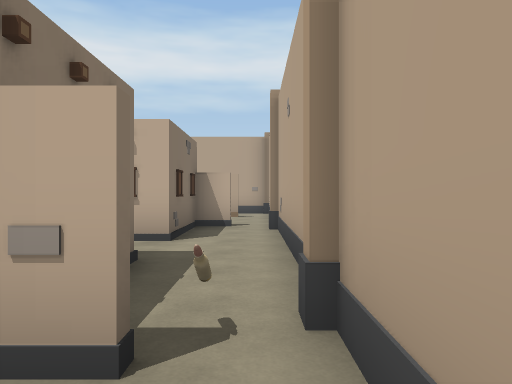
View 1 (above)

17 first-person views from a walk through a 3-D level made in the Unity game engine. The camera is 1.4 m above the floor, looks level and sees 70° across. The floor is counted in squares, 2 m on a side. Each view is taken from the middle of a square. On the plan, view 1 faces up. The plan holds only what a view shows up to about 11 squares ahead; the rest is blank. The place goes on beyond the plan.

View 2
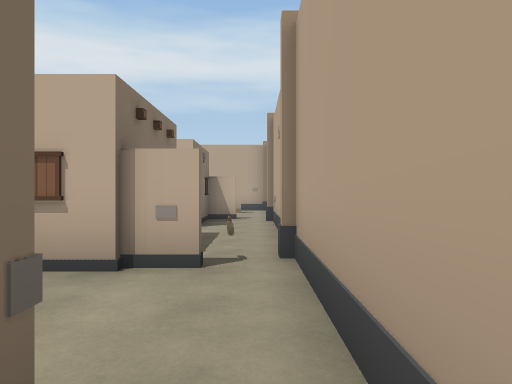

View 3
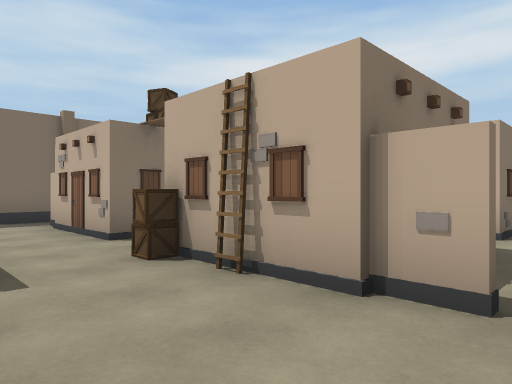

View 4
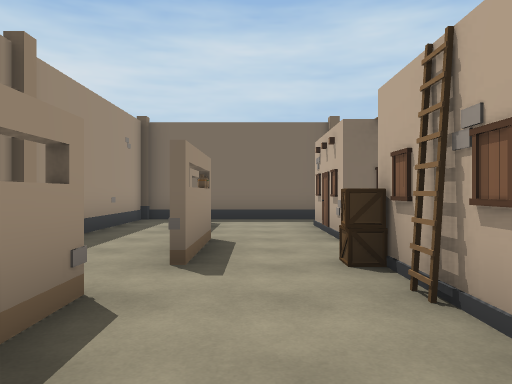

View 5
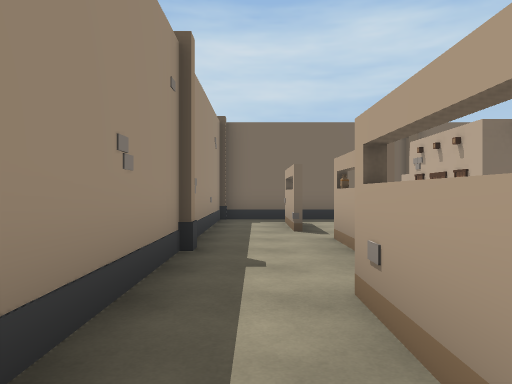

View 6
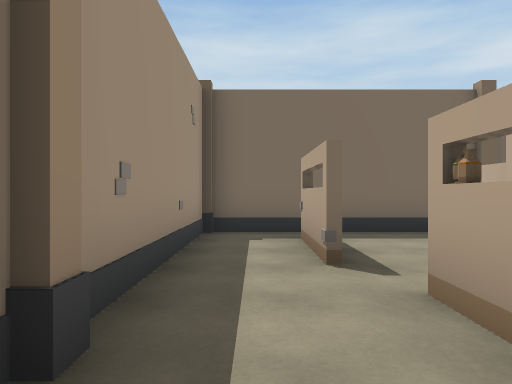

View 7
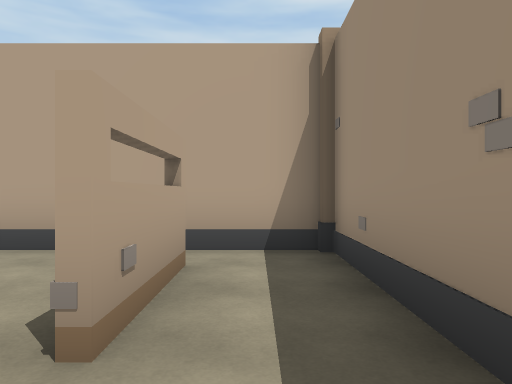

View 8
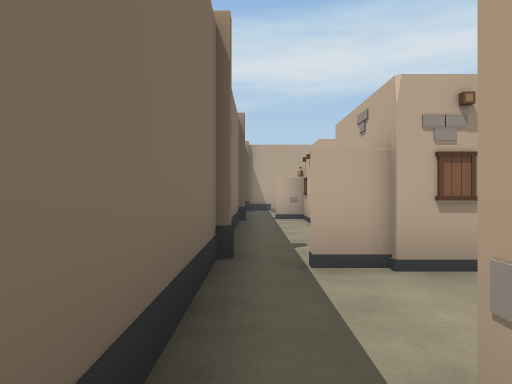

View 9
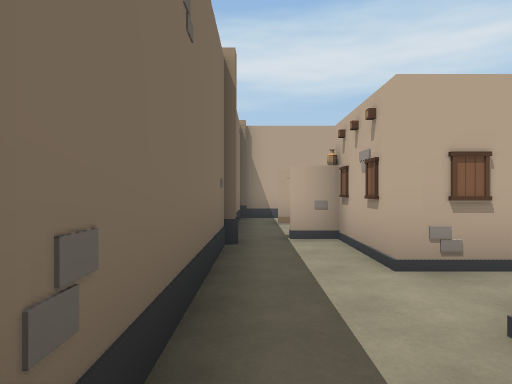

View 10
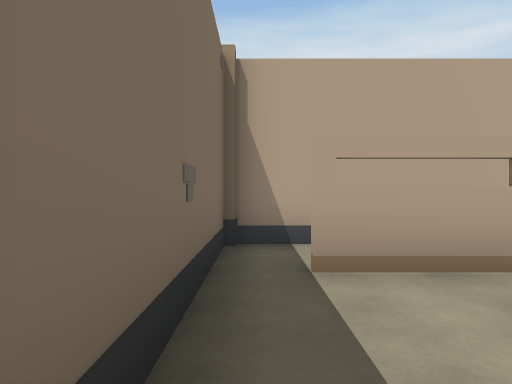

View 11
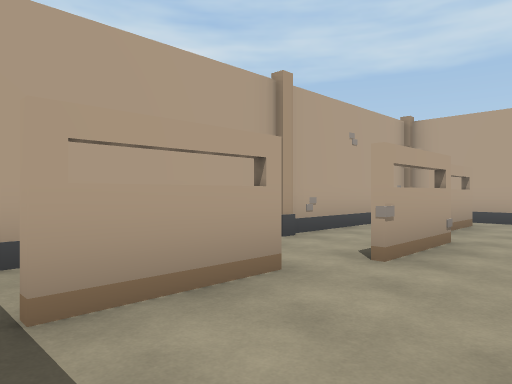

View 12
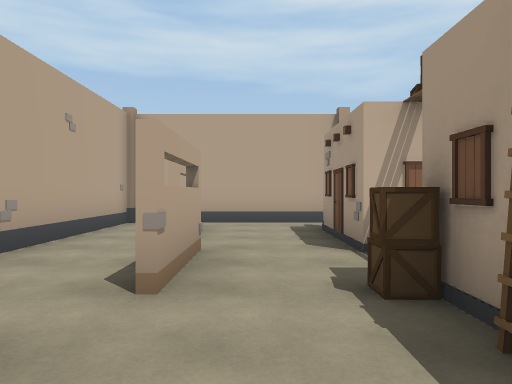

View 13
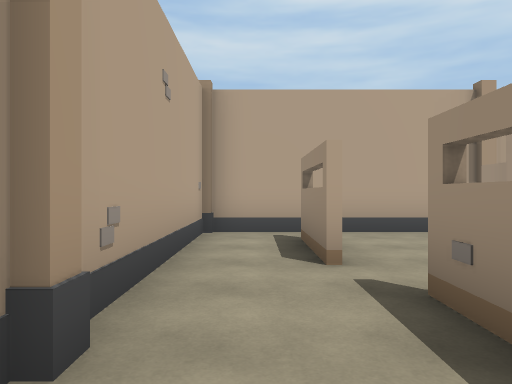

View 14
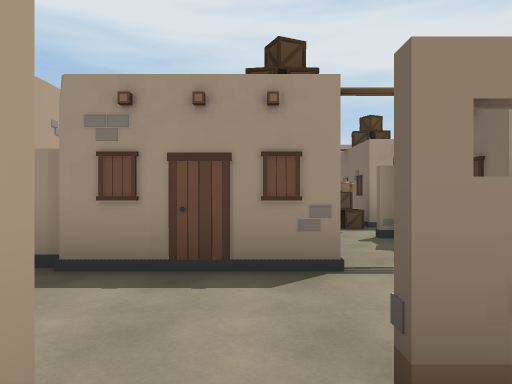

View 15
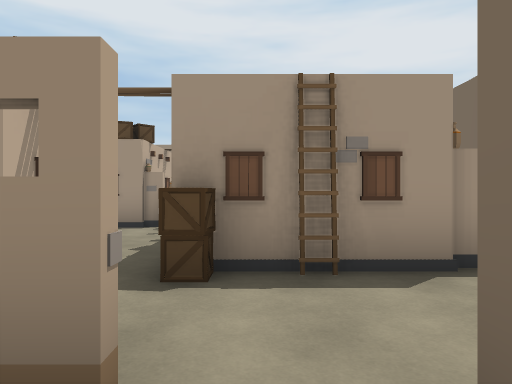

View 16
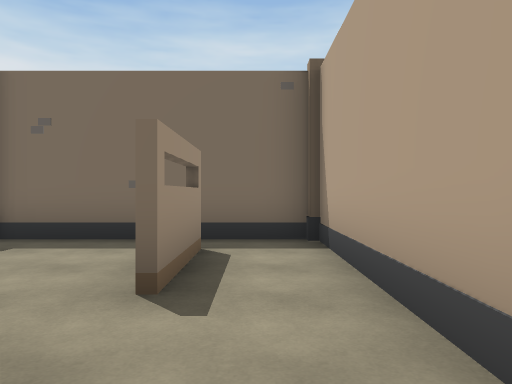

View 17
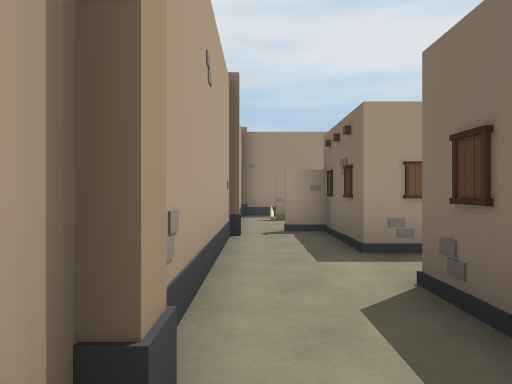

### Floor plan
Key: @ floor where view 1 was taken; # wall or solid block; . floor; / step, stairs or slope; O other object.
Columns run from 10 left of view 1 to 1 right of it. Each row starts with its distance up from view 1.
 12 ############
 11 #..........#
 10 #.##.OO.##.#
  9 #..........#
  8 #...#OO///.#
  7 #.#  O/  #.#
  6 #..  //  OO#
  5 #...  / //.#
  4 #....OO.O/.#
  3 #OO  #   /.#
  2 #..      /O#
  1 #.##..O##O.#
  0 #.........@#
 -1 #.OO.O OO#.#
 -2 #..........#
 -3 ##OOOO######

Positions as (right, up) in squares from view 1, and headings:
1: (0, 0), facing up
2: (0, -2), facing up
3: (0, -1), facing up-left
4: (0, 0), facing left
5: (0, -2), facing left
6: (-3, -2), facing left
7: (-4, -2), facing right
8: (-9, -2), facing up
9: (-9, 2), facing up
10: (-9, 7), facing up
11: (-9, 8), facing up-right
12: (-8, 9), facing right
13: (-6, 11), facing right
14: (-3, 11), facing down
15: (-6, 11), facing down
16: (-4, 11), facing left
17: (0, 8), facing down
